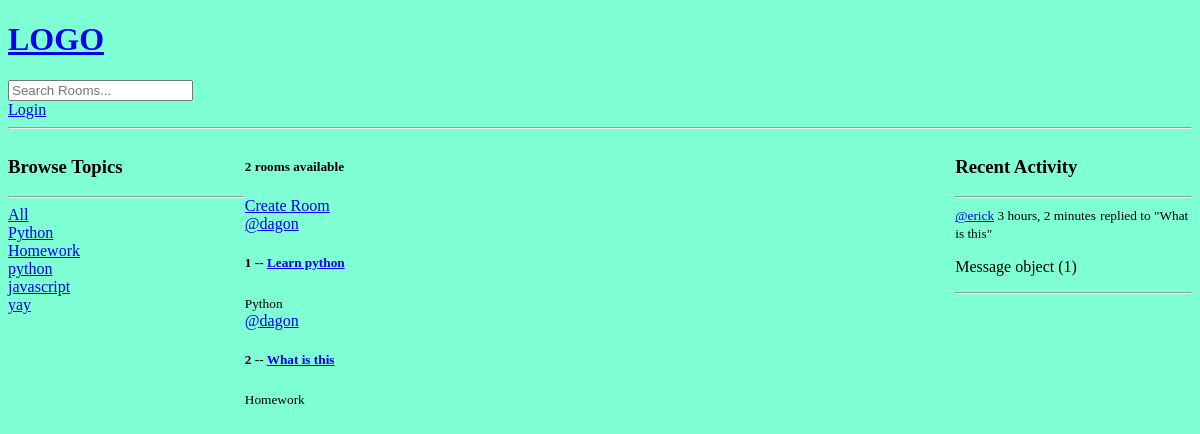
The app's page /, older data.
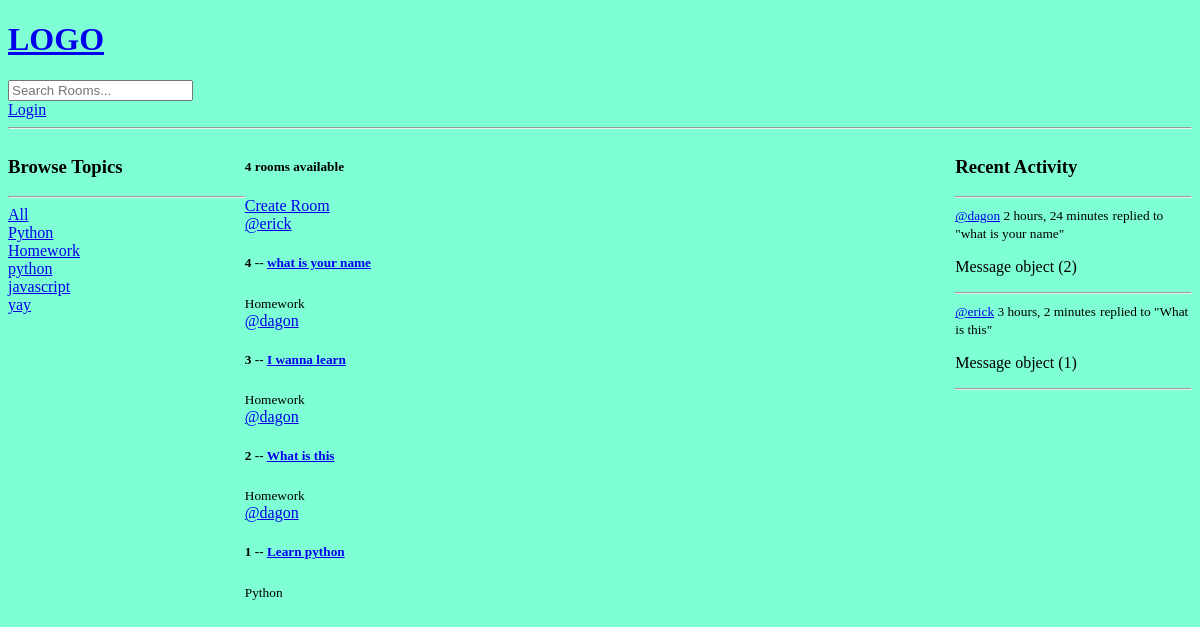
The same page, newer data.
### base/models.py (models this page shows, shortened)
class Topic(models.Model):
    name = models.CharField(max_length=200)

class Room(models.Model):
    host = models.ForeignKey(User, null=True, on_delete=models.SET_NULL)
    topic = models.ForeignKey(Topic, on_delete=models.SET_NULL, null=True)
    name = models.CharField(max_length=200)
    description = models.TextField(null=True, blank=True)
    participants = models.ManyToManyField(User, related_name='participants', blank=True)
    updated = models.DateTimeField(auto_now=True)
    created = models.DateTimeField(auto_now_add=True)
    class Meta:
        ordering = ['-updated', '-created']
    def __str__(self):
        return self.name

class Message(models.Model):
    user = models.ForeignKey(User, on_delete=models.CASCADE)
    room = models.ForeignKey(Room, on_delete=models.CASCADE)
    body = models.TextField()
    updated = models.DateTimeField(auto_now=True)
    created = models.DateTimeField(auto_now_add=True)
    class Meta:
        ordering = ['-updated', '-created']

### base/views.py (the view)
# urls.py: path('', views.home, name="home"),
def home(request):
    q = request.GET.get('q') if request.GET.get('q') != None else ''
    rooms = Room.objects.filter(
        Q(topic__name__icontains=q) |
        Q(name__icontains=q) |
        Q(description__icontains=q)
        )
    topics = Topic.objects.all()
    room_count = rooms.count()
    room_messages = Message.objects.filter(Q(room__topic__name__icontains = q))
    context = {'rooms': rooms, 'topics':topics, 'room_count':room_count, 'room_messages': room_messages}
    return render(request, 'base/home.html', context)

### base/templates/base/home.html (shortened to what this page needs)
{% extends 'main.html' %}
{% block content %}
<div class="home-container">
    <div>
        {% include 'base/topics_component.html' %}
    </div>
    <div>
        <h5>{{room_count}} rooms available</h5>
        <a href="{% url 'create-room' %}"> Create Room </a>
        {% include 'base/feed_component.html' %}
    </div>
    <div>
        {% include 'base/activity_component.html' %}
    </div>
</div>
{% endblock content %}

### base/templates/base/topics_component.html
<h3>Browse Topics</h3>
<hr>
<div>
    <a href = "{% url 'home' %}">All</a>
</div>
{% for topic in topics %}
<div>
    <a href = "{% url 'home' %}?q={{topic.name}}">{{topic.name}}</a>
</div>
{% endfor %}

### base/templates/base/feed_component.html (shortened to what this page needs)
<div>
    {% for room in rooms %}
        <div>
            <a href="{% url 'user-profile' room.host.id %}">@{{room.host.username}}</a>
            <h5>{{room.id}} -- <a href="{% url 'room' room.id %}">{{room.name}}</a></h5>
            <small>{{room.topic.name}}</small>
        </div>
    {% endfor %}
</div>

### base/templates/base/activity_component.html (shortened to what this page needs)
<h3>Recent Activity</h3>
        <hr>
        {% for message in room_messages%}
            <div>
                <small><a href = "{% url 'user-profile' message.user.id %}">@{{message.user}}</a> {{message.created|timesince}}</small>
                <small>replied to "{{message.room}}"</small>
                <p>{{message}}</p>
                <hr>
            </div>
        {% endfor%}

Row changes from the older to the newer data that the page shows:
added Room: host.username "erick", id "4", name "what is your name", topic.name "Homework"
added Room: host.username "dagon", id "3", name "I wanna learn", topic.name "Homework"
changed Room "What is this": moves up the list
added Message: user "dagon", created "2 hours, 24 minutes", room "what is your name", id "Message object (2)"
Text that changed along with them:
{{ room_count }}: "2" → "4"
